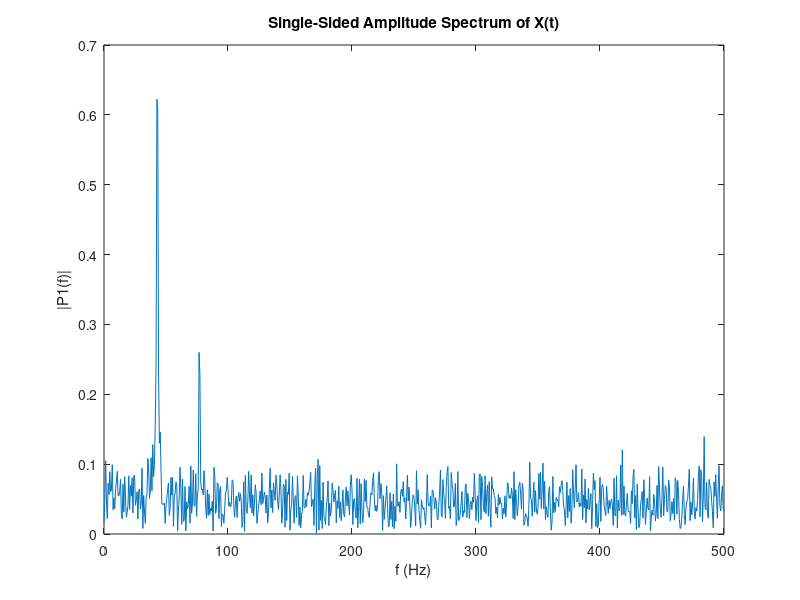

MATLAB code to generate this figure:
Fs = 1000;            % Sampling frequency                    
T = 1/Fs;             % Sampling period       
L = 1500;             % Length of signal
t = (0:L-1)*T;        % Time vector

% TODO: Form a signal containing a 77 Hz sinusoid of amplitude 0.7 and a 43Hz sinusoid of amplitude 2.
S = 0.7*sin(2*pi*77*t) + 2*sin(2*pi*43*t) ; 

% Corrupt the signal with noise 
X = S + 2*randn(size(t));

% Plot the noisy signal in the time domain. It is difficult to identify the frequency components by looking at the signal X(t). 
plot(1000*t(1:50) ,X(1:50))
title('Signal Corrupted with Zero-Mean Random Noise')
xlabel('t (milliseconds)')
ylabel('X(t)')

% TODO : Compute the Fourier transform of the signal. 
Y = fft(X) ;
P2 = abs(Y/L) ;
% TODO : Compute the two-sided spectrum P2. Then compute the single-sided spectrum P1 based on P2 and the even-valued signal length L.
P1 = P2(1:L/2+1) ;

% Plotting
f = Fs*(0:(L/2))/L;
plot(f,P1) 
title('Single-Sided Amplitude Spectrum of X(t)')
xlabel('f (Hz)')
ylabel('|P1(f)|')
